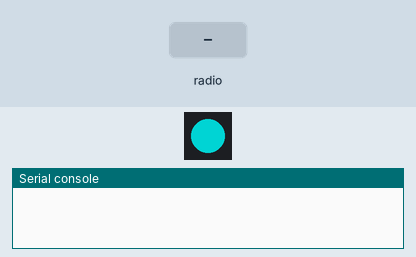
This program was run on a simulated Raspberry Pi Pico running MicroPython. On the bench: 1 RGB LEDs in strip order, left to right, the last lines printed to the serial console. Inputs (shaded band) come from the test bench. Dim RGB values are drawn brighter than linear; no radio messages arrive unless stated (any console line starting 'radio sent:' is added by the test bench); library files of the repository ran but are not shown: 1 file(s).

Above: at 1.2 s.
1.3 s: radio message "0" arrives
At 1.6 s:
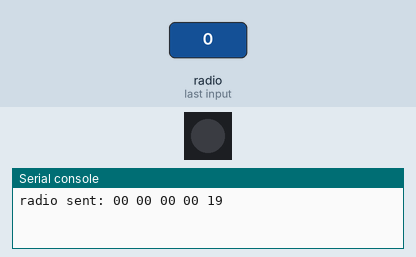
Timing chart, 0 to 4.3 s (numbered marks = the images above; inputs shaded):
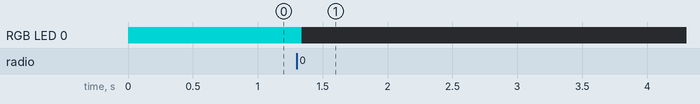

The program:

main.py
```python
"""
nRF24L01 receiver
Raspberry Pi Pico and nRF24L01 module.
If an integer is received, it is acknowledged by flipping its modulo.
For more info:
www.bekyelectronics.com/raspberry-pico-nrf25l01-micropython/
"""
import ustruct as struct
import utime, neopixel
from machine import Pin, SPI
from helpers.nrf24L01 import NRF24L01
from micropython import const

# delay between receiving a message and waiting for the next message
POLL_DELAY = const(15)
# Delay between receiving a message and sending the response
# (so that the other pico has time to listen)
SEND_DELAY = const(30)

# Pico pin definition:
myPins = {"spi": 0, "miso": 0, "mosi": 3, "sck": 2, "csn": 1, "ce": 4}

# Addresses
pipes = (b'\xe1\xf0\xf0\xf0\xf0', b'\xd2\xf0\xf0\xf0\xf0')
mode = 0; roll = 0; pitch = 0; yaw = 0; alt = 0
data = []
pixel_pin = 16
pixel = neopixel.NeoPixel(Pin(pixel_pin), 1)
pixel[0] = (255, 255, 0)
pixel.write()
csn = Pin(myPins["csn"], mode=Pin.OUT)
ce = Pin(myPins["ce"], mode=Pin.OUT)
nrf = NRF24L01(SPI(0, sck=Pin(2), miso=Pin(0), mosi=Pin(3)), csn, ce, channel = 100, payload_size=24)
pixel[0] = (0, 0, 255)
pixel.write()
nrf.open_tx_pipe(pipes[1])
nrf.open_rx_pipe(1, pipes[0])
nrf.start_listening()
pixel[0] = (0, 128, 128)
pixel.write()

while True:
    if nrf.any(): # we received something
        while nrf.any():
            pixel[0] = (0, 255, 0)
            pixel.write()
            buf = nrf.recv()
        nrf.stop_listening()
        counter = struct.unpack("iiiii", buf)
        pixel[0] = (0, 0, 0)
        pixel.write()
        if counter[0] == 0 or counter[0] == 1:
            mode = 1
        elif counter[0] == 2:
            mode = 2
        try:
            nrf.send(struct.pack('ii', int(mode), int(25)))
        except OSError:
            pass
        nrf.start_listening()
```

Measured:
- after the input at 1.3 s, RGB LED 0: RGB(0, 128, 128) → off at once
